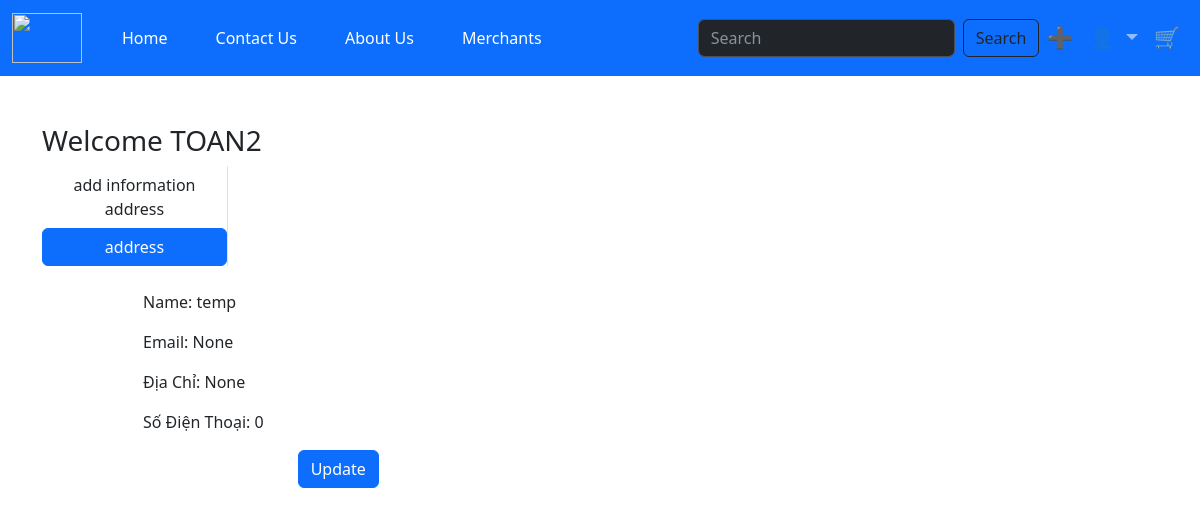
Screenshot of /merchantsaddress/ (signed in) with the database file from the repository.
### app/models.py (models this page shows, shortened)
class Merchants(models.Model):
    user = models.ForeignKey(User, on_delete=models.CASCADE,blank=True, null=True)
    name = models.CharField(max_length=200, null=True)
    email = models.CharField(max_length=200, null=True)
    phone = models.IntegerField(default=0)
    address_rd = models.CharField(max_length=200,null=True)

### app/views.py (the view)
# urls.py: path('merchantsaddress/', views.merchantsaddress ,name='merchantsaddress'),
def merchantsaddress(request):
    merchants =  Merchants.objects.filter(user=request.user)
    return render(request,'merchantsaddress.html', locals())

### app/templates/merchantsaddress.html
{% extends 'merchants.html' %}
{% load static %}
{% block content %}
<div class="container my-5">
    <div class="row">
        <h3>Welcome <span class="text-capitalize">{{request.user}}</span></h3>
    </div>
    <div class="col-sm-2 border-end">
        <ul class="list-unstyled">
            <li class="d-grid"><a href="{% url 'profilemerchants' %}" class="btn">add information address</a></li>
            <li class="d-grid"><a href="{% url 'merchantsaddress' %}" class="btn btn-primary">address</a></li>
        </ul>
    </div>
    <div class="col-sm-9 offset-sm-1">
        <div class="row">
            {% for merchant in merchants %}
            <div class="col-sm-6">
                <div class="cart m-2">
                    <div class="card-body">
                        <p> Name: {{merchant.name}}</p>
                        <p> Email: {{merchant.email}}</p>
                        <p> Địa Chỉ: {{merchant.address_rd}}</p>
                        <p> Số Điện Thoại: {{merchant.phone}}</p>
                        <p class="text-center">
                        <a href="{% url 'updateaddrider' pk=merchant.id %}" type="button" class="btn btn-primary">Update</a>
                        </p>
                    </div>
                </div>
            </div>
            {% endfor %}
        </div>
    </div>
    </div>
{% endblock %}

### app/static/app/css/main.css (style rules this page uses)
body { background-color: hsl(0, 0%, 98%); }
h1,h2,h3,h4,h5,h6 { color:hsl(0, 0%, 30%); }
.btn { border-radius: 0; }

### rows the page displays
Merchants: name "temp", email "None", address_rd "None", phone "0"

### other values shown
{{ request.user }} "TOAN2"
